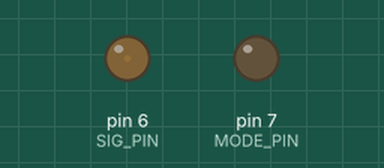
Bench run of a sketch on a simulated Arduino Uno, built with avr-gcc and run on an emulated ATmega328P. On the bench: output pins drawn as LEDs (lit = HIGH).

Above: at 0.05 s.
At 3.05 s:
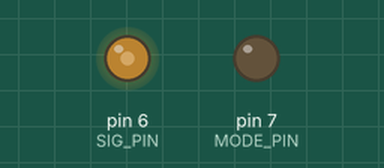
At 6.05 s:
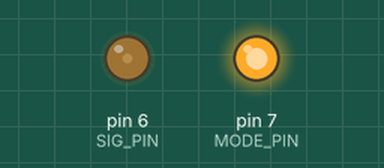
At 11.15 s:
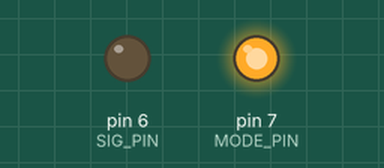
Timing chart, 0 to 12.9 s (numbered marks = the images above):
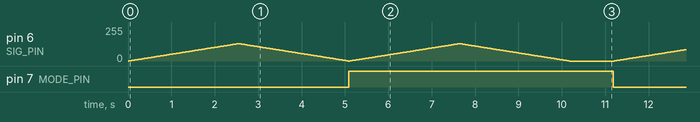

Measured:
- by itself, pin 7 (MODE_PIN): alternates HIGH for 6.1 s and LOW for 5.1 s

The sketch:

LevelIndicatorLM3915.ino
```cpp
/*

  LevelIndicatorLM3915
  Drive a 10-segment display with a single Arduino pin

  For info and circuit diagrams see https://github.com/tardate/LittleArduinoProjects/tree/main/playground/LevelIndicatorLM3915

 */

#define STEP_DELAY 10

// Arduino 5V - the actual "5V" provided by the Arduino
const int VMAX_MV = 4930;

// LM3915 VREF - the voltage at which the last LED should light
const int VREF_MV = 2530;

const int SIG_PIN = 6;
const int MODE_PIN = 7;

void setup() {
  Serial.begin(115200);
  pinMode(SIG_PIN, OUTPUT);
  pinMode(MODE_PIN, OUTPUT);
}

void loop() {
  digitalWrite(MODE_PIN, LOW);
  bounceSequence();
  digitalWrite(MODE_PIN, HIGH);
  bounceSequence();
  delay(1000);
}

void bounceSequence() {
  int vout;
  for(int v=0; v < VREF_MV; v=v+10) {
    analogWrite(SIG_PIN, map(v, 0, VMAX_MV, 0, 255) );
    delay(STEP_DELAY);
  }
  for(int v=VREF_MV; v > 0; v=v-10) {
    analogWrite(SIG_PIN, map(v, 0, VMAX_MV, 0, 255) );
    delay(STEP_DELAY);
  }
}
```
